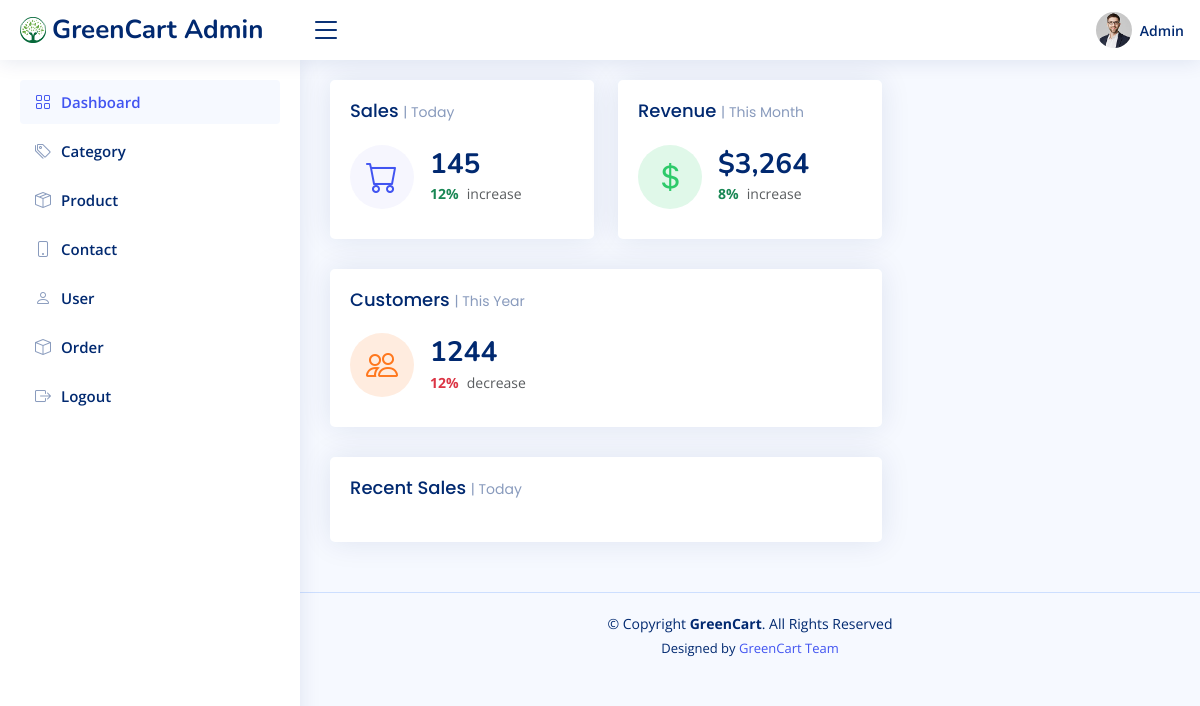
/NiceAdmin/index.php, run on an earlier commit of the app's database.
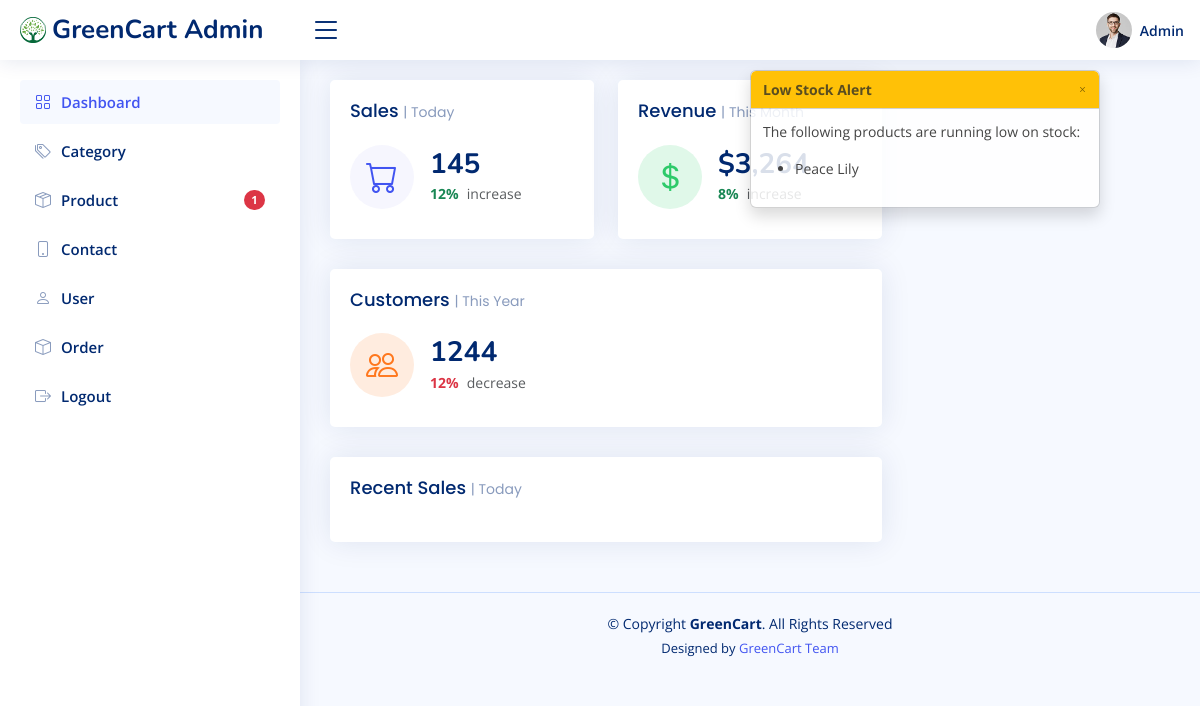
And on a later commit of the database.
### tables this page shows
CREATE TABLE IF NOT EXISTS `products` (
  `product_id` int NOT NULL AUTO_INCREMENT,
  `category_id` int DEFAULT NULL,
  `name` varchar(100) NOT NULL,
  `description` text,
  `price` int NOT NULL,
  `stock_quantity` int NOT NULL DEFAULT '0',
  `image` varchar(255) DEFAULT NULL,
  `is_featured` tinyint(1) DEFAULT '0',
  `rating` decimal(3,1) DEFAULT '0.0',
  `review_count` int DEFAULT '0',
  `created_at` timestamp NULL DEFAULT CURRENT_TIMESTAMP,
  `updated_at` timestamp NULL DEFAULT CURRENT_TIMESTAMP ON UPDATE CURRENT_TIMESTAMP,
  PRIMARY KEY (`product_id`),
  KEY `category_id` (`category_id`)
);

### NiceAdmin/index.php (the view, shortened to what the changed rows need)
<?php
include('../database/database.php');
$low_stock_query = mysqli_query($conn, "SELECT name FROM products WHERE stock_quantity < 5");
$low_stock_products = mysqli_fetch_all($low_stock_query, MYSQLI_ASSOC);
$low_stock_count = mysqli_num_rows($low_stock_query);
?>
<!DOCTYPE html>
<html lang="en">
<head>
  <link href="assets/vendor/bootstrap/css/bootstrap.min.css" rel="stylesheet">
  <link href="assets/vendor/bootstrap-icons/bootstrap-icons.css" rel="stylesheet">
  <link href="assets/vendor/boxicons/css/boxicons.min.css" rel="stylesheet">
  <link href="assets/vendor/simple-datatables/style.css" rel="stylesheet">
  <link href="assets/css/style.css" rel="stylesheet">
</head>
<body>
<aside id="sidebar" class="sidebar">
    <ul class="sidebar-nav" id="sidebar-nav">
        <li class="nav-item">
            <a class="nav-link collapsed " href="product.php">
                <i class="bi-box-seam"></i>
                <span>Product</span>
                <?php if ($low_stock_count > 0): ?>
                    <span class="badge bg-danger rounded-pill ms-auto"><?= $low_stock_count ?></span>
                <?php endif; ?>
            </a>
        </li>
    </ul>
</aside>
<div class="toast-container">
    <?php if (!empty($low_stock_products)): ?>
        <div class="toast show" role="alert" aria-live="assertive" aria-atomic="true" data-bs-autohide="false">
            <div class="toast-header bg-warning">
                <strong class="me-auto">Low Stock Alert</strong>
                <button type="button" class="btn-close" data-bs-dismiss="toast" aria-label="Close"></button>
            </div>
            <div class="toast-body">
                <p>The following products are running low on stock:</p>
                <ul>
                    <?php foreach ($low_stock_products as $product): ?>
                        <li><?= htmlspecialchars($product['name']) ?></li>
                    <?php endforeach; ?>
                </ul>
            </div>
        </div>
    <?php endif; ?>
</div>
</body>
</html>

What changed in the data, as far as the page shows it:
now on this page (row edited): products: name "Peace Lily"
Also different on the page:
$low_stock_count: (not shown) → "1"
text now shown: "Low Stock Alert The following products are running low on stock:"
